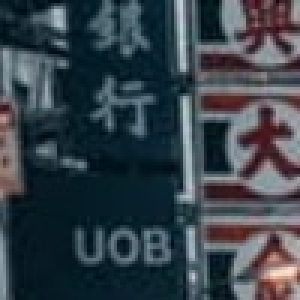
#> input picture dataset/None/0 1___.jpg, 100 x 100 px (shown 3 times larger); its folder holds only this picture in this run
$ jupyter execute --allow-errors preprocess.ipynb
#> lines starting #> are read from the running program, lines starting #| are printed output that depends on the picture
[cell 1]
import cv2
import os
import numpy as np

f = '../dataset'
x={}
folder=os.listdir(f)
for filename in folder:
    i=0
    full_path = os.path.join(f, filename)
    y=[]
    if os.path.isdir(full_path):
        for fg in os.listdir(full_path):
            im = os.path.join(full_path, fg)
            if im.endswith(".jpg") or im.endswith(".jpeg"):
                imgs=cv2.imread(im,cv2.IMREAD_COLOR)
#> imgs is the input picture: shape (100, 100, 3); mean B, G, R 74.5, 66.4, 55.9
                new=cv2.resize(imgs,(299,299))
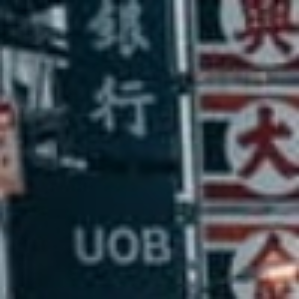
#> new: shape (299, 299, 3); mean B, G, R 74.4, 66.3, 55.7
                y.append([new])
        x[filename]=y
#> pass 2 of the loop `for filename in folder:`:
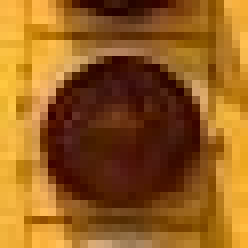
#> input picture dataset/light_0/106.jpeg, 31 x 31 px (shown 8 times larger)
#> imgs is the input picture: shape (31, 31, 3); mean B, G, R 31.4, 93.8, 148.5
#> `new=cv2.resize(imgs,(299,299))`:
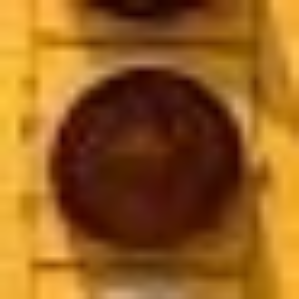
#> new: shape (299, 299, 3); mean B, G, R 31.3, 93.7, 148.4
print(len(x))
#| 2
#> (the rest of this cell did not finish here and is left out)

[cell 2]
# label -> (None,light_0,light_1)
data=[]
for (name, y) in x.items():
    if name == 'None':
        label = [0,0]
    if name == 'light_0':
        label = [1,0]
    if name == 'light_1':
        label = [0,1]
    for a in y:
        data.append([a,label])
#> this loop made 2 passes
#> (name, label) on passes 1 to 2: ('None', [0, 0]), ('light_0', [1, 0])
#> after the loop, data = 2 items
print(len(data))
#| 2

[cell 3]
import random
random.shuffle(data)

[cell 4]
x=[]
y=[]
for a in data:
    x.append(a[0])
    y.append(a[1])
#> this loop made 2 passes
#> after the loop, x = 2 items; y = [[0, 0], [1, 0]]
print(x)
#> (printed output is left out)
print(np.shape(x))
#| (2, 1, 299, 299, 3)
print(y)
#| [[0, 0], [1, 0]]
print(np.shape(y))
#| (2, 2)
